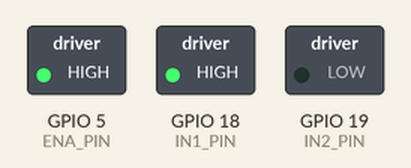
This sketch was run on a simulated ESP32. Shown: switched loads named in the sketch (green lamp = pin HIGH).

Above: at 1.0 s.
At 3.0 s:
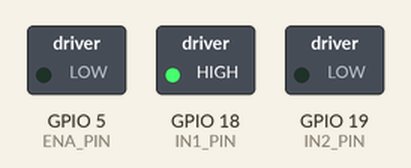
Timing chart, 0 to 5.2 s (numbered marks = the images above):
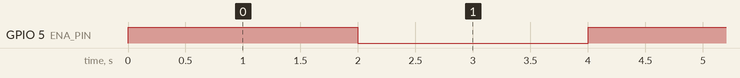

The sketch:

motor_driver_test.ino
```cpp
// Pins (change if you wired differently)
const int ENA_PIN = 5;   // ESP32 GPIO5 -> L298N ENA
const int IN1_PIN = 18;  // ESP32 GPIO18 -> L298N IN1
const int IN2_PIN = 19;  // ESP32 GPIO19 -> L298N IN2

void setup() {
  // Set control pins as outputs
  pinMode(ENA_PIN, OUTPUT);
  pinMode(IN1_PIN, OUTPUT);
  pinMode(IN2_PIN, OUTPUT);

  // Set fixed direction: IN1 HIGH, IN2 LOW
  digitalWrite(IN1_PIN, HIGH);
  digitalWrite(IN2_PIN, LOW);

  // Start with motor off
  digitalWrite(ENA_PIN, LOW);
}

void loop() {
  // Motor ON for 2 seconds
  digitalWrite(ENA_PIN, HIGH);
  delay(2000);  // 2000 ms = 2 seconds

  // Motor OFF for 2 seconds
  digitalWrite(ENA_PIN, LOW);
  delay(2000);
}
```

Measured:
- by itself, GPIO 5 (ENA_PIN): alternates HIGH for 2.0 s and LOW for 2.0 s
